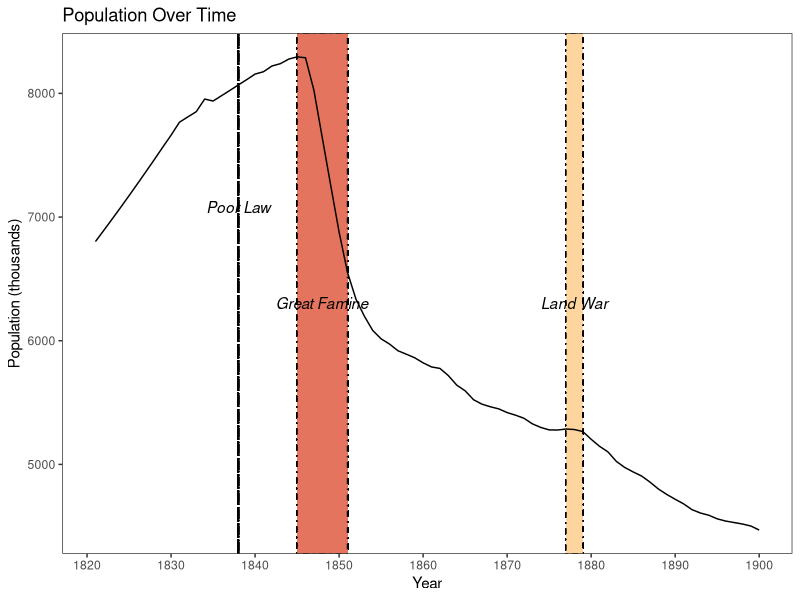
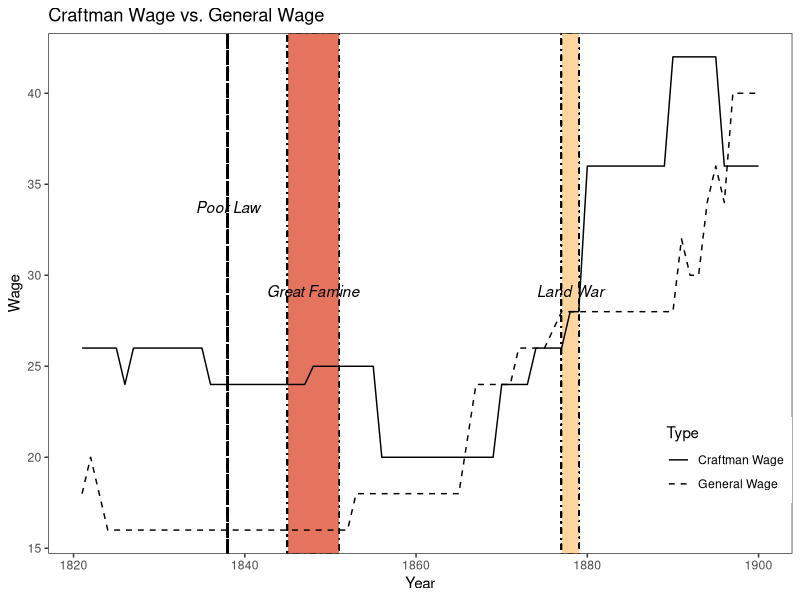
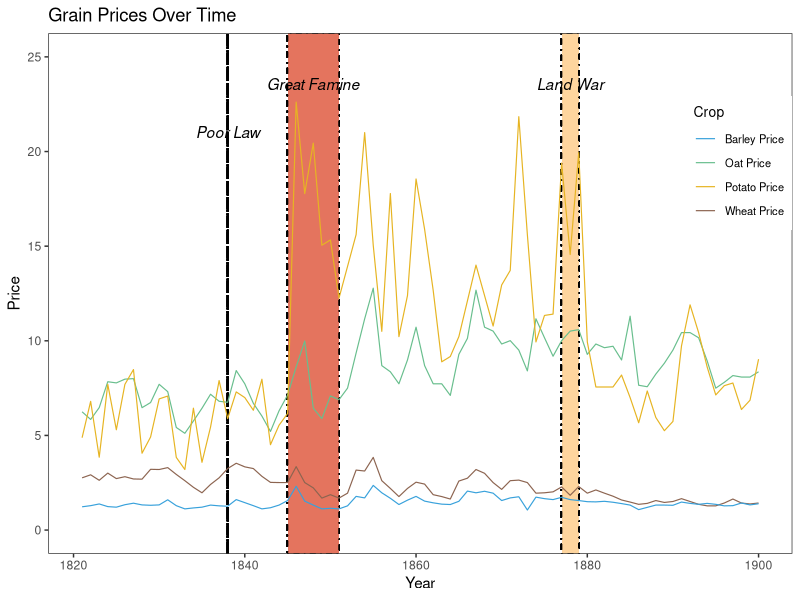
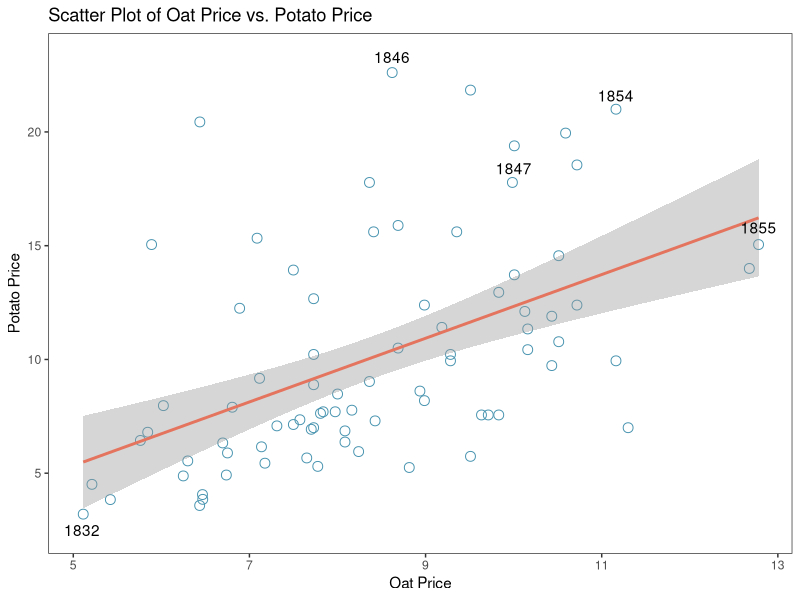

Reproduce these figures in R, in order.

library(ggplot2)

setwd(dirname(rstudioapi::getActiveDocumentContext()$path))

data <- data.frame(
  Year = c(1821:1900),
  pop_thou = c(
    6802, 6893, 6985, 7078, 7173, 7269, 7366, 7464, 7564, 7662,
    7767, 7810, 7852, 7954, 7938, 7981, 8024, 8068, 8111, 8156,
    8175, 8221, 8240, 8277, 8295, 8288, 8025, 7640, 7256, 6878,
    6552, 6337, 6199, 6083, 6015, 5973, 5919, 5891, 5862, 5821,
    5788, 5776, 5718, 5641, 5595, 5523, 5487, 5466, 5449, 5419,
    5398, 5373, 5328, 5299, 5279, 5278, 5286, 5282, 5266, 5203,
    5146, 5101, 5024, 4975, 4939, 4906, 4857, 4801, 4757, 4718,
    4681, 4634, 4607, 4589, 4560, 4542, 4530, 4518, 4502, 4469
  ),
  craftman_wage = c(26, 26, 26, 26, 26, 24, 26, 26, 26, 26, 26, 26, 26, 26, 26, 24, 24, 24, 24, 24, 24, 24, 24, 24, 24, 24, 24, 25, 25, 25, 25, 25, 25, 25, 25, 20, 20, 20, 20, 20, 20, 20, 20, 20, 20, 20, 20, 20, 20, 24, 24, 24, 24, 26, 26, 26, 26, 28, 28, 36, 36, 36, 36, 36, 36, 36, 36, 36, 36, 42, 42, 42, 42, 42, 42, 36, 36, 36, 36, 36),
  general_wage = c(18, 20, 18, 16, 16, 16, 16, 16, 16, 16, 16, 16, 16, 16, 16, 16, 16, 16, 16, 16, 16, 16, 16, 16, 16, 16, 16, 16, 16, 16, 16, 16, 18, 18, 18, 18, 18, 18, 18, 18, 18, 18, 18, 18, 18, 21, 24, 24, 24, 24, 24, 26, 26, 26, 26, 27, 28, 28, 28, 28, 28, 28, 28, 28, 28, 28, 28, 28, 28, 28, 32, 30, 30, 34, 36, 34, 40, 40, 40, 40),
  oat_price <- c(6.249, 5.845, 6.47, 7.837, 7.776, 7.974, 8.001, 6.467, 6.738, 7.702, 7.312, 5.421, 5.113, 5.762, 6.435, 7.176, 6.805, 6.751, 8.427, 7.729, 6.697, 6.023, 5.212, 6.3, 7.137, 8.621, 9.986, 6.437, 5.889, 7.087, 6.889, 7.499, 9.354, 11.162, 12.781, 8.688, 8.363, 7.729, 8.987, 10.719, 8.688, 7.729, 7.729, 7.115, 9.283, 10.127, 12.676, 10.719, 10.512, 9.831, 10.008, 9.51, 8.41, 11.162, 10.16, 9.185, 10.008, 10.512, 10.59, 9.283, 9.831, 9.635, 9.712, 8.987, 11.3, 7.651, 7.573, 8.24, 8.815, 9.51, 10.433, 10.433, 10.16, 8.936, 7.499, 7.807, 8.163, 8.085, 8.085, 8.363),
  potato_price <- c(4.88, 6.8, 3.85, 7.7, 5.3, 7.7, 8.48, 4.06, 4.92, 6.93, 7.08, 3.84, 3.2, 6.44, 3.58, 5.44, 7.9, 5.89, 7.3, 7, 6.33, 7.97, 4.51, 5.54, 6.16, 22.61, 17.78, 20.44, 15.05, 15.33, 12.25, 13.93, 15.61, 21, 15.05, 10.5, 17.78, 10.22, 12.39, 18.55, 15.89, 12.67, 8.89, 9.17, 10.22, 12.11, 14, 12.39, 10.78, 12.95, 13.72, 21.84, 15.61, 9.94, 11.34, 11.41, 19.39, 14.56, 19.95, 9.94, 7.56, 7.56, 7.56, 8.19, 7, 5.67, 7.35, 5.95, 5.25, 5.74, 9.73, 11.9, 10.43, 8.61, 7.14, 7.63, 7.77, 6.37, 6.86, 9.03),
  wheat_price <- c(2.76, 2.92, 2.63, 3.01, 2.72, 2.82, 2.7, 2.69, 3.21, 3.20, 3.30, 2.94, 2.61, 2.26, 1.97, 2.41, 2.76, 3.25, 3.53, 3.34, 3.25, 2.84, 2.52, 2.51, 2.51, 3.35, 2.51, 2.23, 1.69, 1.87, 1.69, 1.95, 3.17, 3.12, 3.84, 2.61, 2.20, 1.77, 2.20, 2.53, 2.43, 1.87, 1.77, 1.64, 2.59, 2.74, 3.20, 3.00, 2.51, 2.15, 2.61, 2.64, 2.51, 1.95, 1.97, 2.02, 2.28, 1.84, 2.30, 1.95, 2.12, 1.95, 1.79, 1.59, 1.48, 1.36, 1.41, 1.56, 1.46, 1.51, 1.66, 1.51, 1.36, 1.28, 1.28, 1.43, 1.64, 1.43, 1.38, 1.43),
  barley_price <- c(1.23, 1.29, 1.38, 1.24, 1.21, 1.34, 1.42, 1.33, 1.31, 1.33, 1.60, 1.29, 1.12, 1.17, 1.21, 1.32, 1.28, 1.26, 1.61, 1.45, 1.29, 1.12, 1.18, 1.32, 1.56, 2.31, 1.53, 1.32, 1.12, 1.15, 1.12, 1.28, 1.78, 1.70, 2.36, 1.97, 1.68, 1.35, 1.58, 1.78, 1.53, 1.44, 1.37, 1.35, 1.52, 2.06, 1.97, 2.05, 1.95, 1.56, 1.70, 1.76, 1.06, 1.74, 1.66, 1.61, 1.73, 1.61, 1.56, 1.50, 1.49, 1.52, 1.47, 1.40, 1.32, 1.08, 1.20, 1.32, 1.32, 1.31, 1.48, 1.41, 1.36, 1.41, 1.36, 1.28, 1.29, 1.43, 1.33, 1.39),
  wheat_yield <- c(156, 165, 149, 171, 154, 160, 153, 152, 182, 181, 187, 167, 148, 128, 112, 137, 156, 184, 200, 189,
                   184, 161, 143, 142, 142, 190, 272, 245, 243, 213, 173, 125, 113, 143, 155, 181, 192, 185, 157,
                   157, 133, 118, 87, 96, 93, 102, 88, 93, 87, 80, 74, 66, 50, 57, 47, 35, 42, 48, 48, 45, 47, 46,
                   27, 19, 20, 19, 18, 29, 28, 28, 24, 22, 16, 14, 10, 11, 13, 15, 15, 15)
  )

pdf("population.pdf", width=6.27, height=3.54)
ggplot(data, aes(x = Year, y = pop_thou)) +
  
  geom_rect(aes(xmin = 1845, xmax = 1851, ymin = -Inf, ymax = Inf), 
            fill = "#E4745E", color = "black", linetype = "dotdash") +
  annotate("text", x = 1848, y = max(data$pop_thou), label = "Great Famine", vjust = 21, fontface = "italic") +
  geom_rect(aes(xmin = 1877, xmax = 1879, ymin = -Inf, ymax = Inf), 
            fill = "#FED59E", color = "black", linetype = "dotdash") +
  annotate("text", x = 1878, y = max(data$pop_thou), label = "Land War", vjust = 21, fontface = "italic") +
  geom_rect(aes(xmin = 1838, xmax = 1838, ymin = -Inf, ymax = Inf), 
            fill = NA, color = "black", linetype = "dotdash") +
  annotate("text", x = 1838, y = max(data$pop_thou), label = "Poor Law", vjust = 13, fontface = "italic") +
  
  geom_line() +
  
  labs(x = "Year", y = "Population (thousands)", title = "Population Over Time") +
  
  scale_x_continuous(breaks = seq(1820, 1900, by = 10)) +
  theme_bw() +
  theme(panel.grid = element_blank())

dev.off()

pdf("wage.pdf", width=6.27, height=3.54)
ggplot(data, aes(x = Year)) +
  
  geom_rect(aes(xmin = 1845, xmax = 1851, ymin = -Inf, ymax = Inf), 
            fill = "#E4745E", color = "black", linetype = "dotdash") +
  annotate("text", x = 1848, y = max(data$craftman_wage), label = "Great Famine", vjust = 20, fontface = "italic") +
  geom_rect(aes(xmin = 1877, xmax = 1879, ymin = -Inf, ymax = Inf), 
            fill = "#FED59E", color = "black", linetype = "dotdash") +
  annotate("text", x = 1878, y = max(data$craftman_wage), label = "Land War", vjust = 20, fontface = "italic") +
  geom_rect(aes(xmin = 1838, xmax = 1838, ymin = -Inf, ymax = Inf), 
            fill = NA, color = "black", linetype = "dotdash") +
  annotate("text", x = 1838, y = max(data$craftman_wage), label = "Poor Law", vjust = 13, fontface = "italic") +
  
  geom_line(aes(y = craftman_wage, linetype = "Craftman Wage"), color = "black") +
  geom_line(aes(y = general_wage, linetype = "General Wage"), color = "black") +
  labs(x = "Year", y = "Wage", title = "Craftman Wage vs. General Wage") +

  scale_linetype_manual(name = "Type", values = c("Craftman Wage" = "solid", "General Wage" = "dashed")) +
  theme_bw() +
  theme(panel.grid = element_blank(),
        legend.position = c(0.999, 0.18), 
        legend.justification = "right",
        legend.box.just = "right")
dev.off()

pdf("grainprice.pdf", width=6.27, height=3.54)
ggplot(data, aes(x = Year)) +
  geom_rect(aes(xmin = 1845, xmax = 1851, ymin = -Inf, ymax = Inf), 
            fill = "#E4745E", color = "black", linetype = "dotdash") +
  annotate("text", x = 1848, y = max(data$potato_price), label = "Great Famine", vjust = -1, fontface = "italic") +
  geom_rect(aes(xmin = 1877, xmax = 1879, ymin = -Inf, ymax = Inf), 
            fill = "#FED59E", color = "black", linetype = "dotdash") +
  annotate("text", x = 1878, y = max(data$potato_price), label = "Land War", vjust = -1, fontface = "italic") +
  geom_rect(aes(xmin = 1838, xmax = 1838, ymin = -Inf, ymax = Inf), 
            fill = NA, color = "black", linetype = "dotdash") +
  annotate("text", x = 1838, y = max(data$potato_price), label = "Poor Law", vjust = 3, fontface = "italic") +
  
  geom_line(aes(y = oat_price, color = "Oat Price"), size=0.4) +
  geom_line(aes(y = potato_price, color = "Potato Price"), size=0.4) +
  geom_line(aes(y = wheat_price, color = "Wheat Price"), size=0.4) +
  geom_line(aes(y = barley_price, color = "Barley Price"), size=0.4) +
  labs(x = "Year", y = "Price", title = "Grain Prices Over Time") +
  scale_y_continuous(limits = c(0, 25), breaks = seq(0, 25, 5)) +
  scale_color_manual(name = "Crop",
                     values = c("Oat Price" = "#68be8d",
                                "Potato Price" = "#e6b422",
                                "Wheat Price" = "#8c6450",
                                "Barley Price" = "#38a1db")) +
  theme_bw() +
  theme(panel.grid = element_blank(),
        legend.position = c(0.999, 0.75),
        legend.justification = "right",
        legend.box.just = "right",
        legend.text = element_text(size = 8), 
        legend.title = element_text(size = 10))  
dev.off()


indices_to_label <- c(27)

pdf("pricecatter.pdf", width=5, height=5)
ggplot(data, aes(x = oat_price, y = potato_price)) +
  geom_point(color = "#4793AF", fill="white", size = 3, shape = 1) +  # Customize point color, size, and shape
  geom_smooth(method = "lm", se = TRUE, color = "#E4745E") +  # Add a linear trend line with confidence interval
  annotate("text", x = 12.78, y = 15.8, label = "1855") +
  annotate("text", x = 8.62, y = 23.3, label = "1846") +
  annotate("text", x = 5.1, y = 2.5, label = "1832") +
  annotate("text", x = 10, y = 18.4, label = "1847") +
  annotate("text", x = 11.16, y = 21.6, label = "1854") +
  labs(x = "Oat Price", y = "Potato Price", title = "Scatter Plot of Oat Price vs. Potato Price") +
  theme_bw() +
  theme(panel.grid = element_blank())
dev.off()
